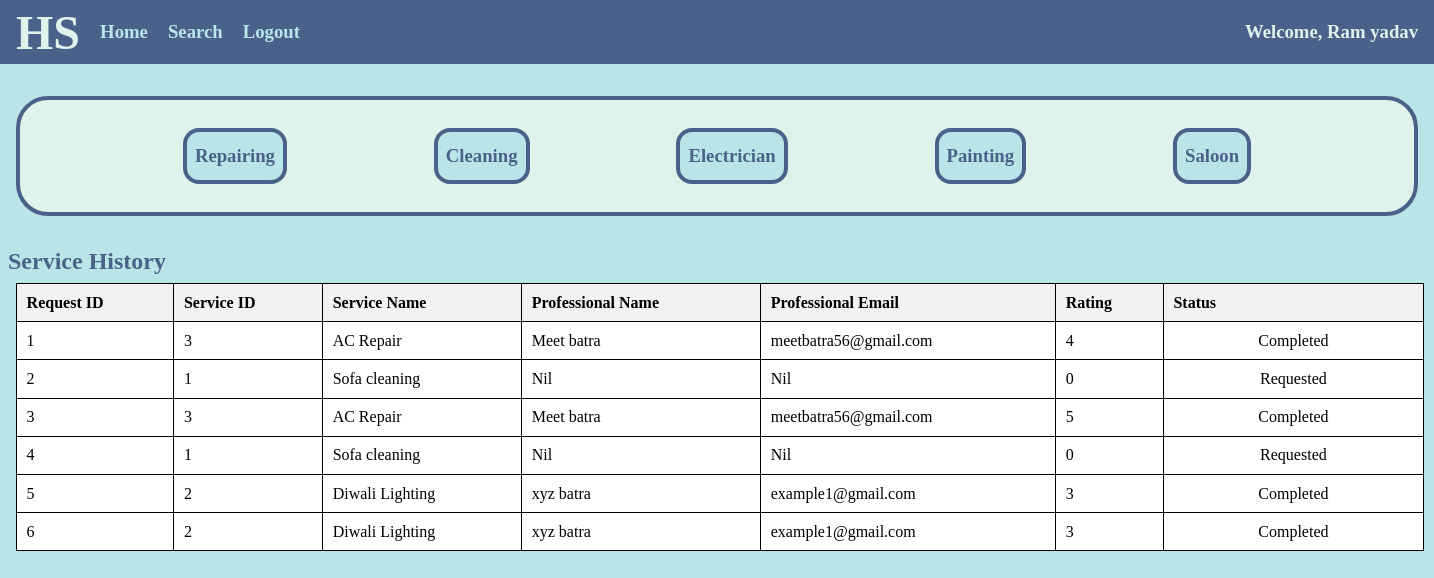
Page /customer/1/home on the committed database.
### app.py (models this page shows)
class Customer(db.Model):
    __tablename__="customers"
    id = db.Column(db.Integer, primary_key=True, autoincrement=True)
    name = db.Column(db.String, nullable=False)
    email = db.Column(db.String, unique=True, nullable=False)
    passw = db.Column(db.String, nullable=False)
    address = db.Column(db.String)
    pincode = db.Column(db.String, nullable=False)
    status = db.Column(db.String, nullable=False)

class Service_Request(db.Model):
    __tablename__="service_requests"
    id = db.Column(db.Integer, primary_key=True, autoincrement=True)
    service_id = db.Column(db.Integer, db.ForeignKey('services.id'), nullable=False)
    cust_id = db.Column(db.Integer, db.ForeignKey('customers.id'), nullable=False)
    prof_id = db.Column(db.Integer, db.ForeignKey('professionals.id'), nullable=False)
    status = db.Column(db.String, nullable=False)
    rating = db.Column(db.Integer, default=0)

class Service(db.Model):
    __tablename__= "services"
    id = db.Column(db.Integer, primary_key=True, autoincrement=True)
    name = db.Column(db.String, nullable=False)
    type = db.Column(db.String, nullable=False)
    price = db.Column(db.String, nullable=False)
    time_reqd = db.Column(db.String)
    description = db.Column(db.String)

class Professional(db.Model):
    __tablename__="professionals"
    id = db.Column(db.Integer, primary_key=True, autoincrement=True)
    name = db.Column(db.String, nullable=False)
    email = db.Column(db.String, nullable=False, unique=True)
    passw = db.Column(db.String, nullable=False)
    service_id = db.Column(db.Integer, nullable=False)
    service_name = db.Column(db.String, nullable=False)
    experience = db.Column(db.Integer)
    address = db.Column(db.String)
    pincode = db.Column(db.String, nullable=False)
    status = db.Column(db.String, nullable=False)

### app.py (the view)
@app.route('/customer/<int:id>/home')
def customer_home(id):
    cust=Customer.query.filter_by(id=id).first()
    reqs=Service_Request.query.filter_by(cust_id=cust.id).all()
    profs=Professional.query.all()
    services=[]
    for req in reqs:
        flag=False
        service=Service.query.filter_by(id=req.service_id).first()
        for prof in profs:
            if(req.prof_id==prof.id):
                services.append((req,prof,service))
                flag=True
        if(not flag):
            services.append((req,'-',service))
    return render_template('customer_home.html', cust=cust, services=services)

### templates/customer_home.html (shortened to what this page needs)
<!DOCTYPE html>
<html lang="en">
<head>
    <link rel="stylesheet" href="/static/style_admin_prof.css">
</head>
<body>
    {% if cust.status=="Blocked" %}
    <div class="heading">
        <h1>Household Services</h1>
    </div>
    <div class="alert">
        <h1>You are Blocked</h1>
        <a href="/"><button>Go Back</button></a>
    </div>
    {% else %}
    <div class="nav">
        <h1>HS</h1>
        <div class="options">
            <h3><a href="/customer/{{cust.id}}/home">Home</a></h3>
            <h3><a href="/customer/{{cust.id}}/search">Search</a></h3>
            <h3><a href="/">Logout</a></h3>
        </div>
        <div class="greet">
            <h3>Welcome, {{cust.name}}</h3>
        </div>
    </div>
    {% if service %}
        <div class="services">
            <h2>{{service}}</h2>
            {% if packs | length==0 %}
                <div class="msg">
                    <h3>No {{service}} Services</h3>
                </div>
            {% else %}
            <table>
                <tr>
                    <th>S.No</th>
                    <th>Service Name</th>
                    <th>Description</th>
                    <th>Price(INR)</th>
                    <th>Time Required(hrs)</th>
                    <th>Action</th>
                </tr>
                {% for service in packs %}
                    <tr>
                        <td>{{loop.index}}</td>
                        <td>{{service.name}}</td>
                        <td>{{service.description}}</td>
                        <td>{{service.price}}</td>
                        <td>{{service.time_reqd}}</td>
                        <td class="btn">
                            <a href="/{{cust.id}}/service/{{service.id}}"><button>Book</button></a>
                        </td>
                    </tr>
                {% endfor %}
            </table>
            {% endif %}
        </div>
    {% else %}
    <div class="categories">
        <a href="/{{cust.id}}/service/repairing"><div class="repair">
            <h3>Repairing</h3>
        </div></a>
        <a href="/{{cust.id}}/service/cleaning"><div class="clean">
            <h3>Cleaning</h3>
        </div></a>
        <a href="/{{cust.id}}/service/electrician"><div class="elec">
            <h3>Electrician</h3>
        </div></a>
        <a href="/{{cust.id}}/service/painting"><div class="paint">
            <h3>Painting</h3>
        </div></a>
        <a href="/{{cust.id}}/service/saloon"><div class="saloon">
            <h3>Saloon</h3>
        </div></a>
    </div>
    {% endif %}
    <div class="reqs">
        <h2>Service History</h2>
        {% if services|length==0 %}
            <div class="msg">
                <h3>No Past Requests</h3>
            </div>
        {% else %}
        <table>
            <tr>
                <th>Request ID</th>
                <th>Service ID</th>
                <th>Service Name</th>
                <th>Professional Name</th>
                <th>Professional Email</th>
                <th>Rating</th>
                <th>Status</th>
            </tr>
            {% for req,prof,service in services %}
            <tr>
                <td>{{req.id}}</td>
                <td>{{service.id}}</td>
                <td>{{service.name}}</td>
                {% if prof!="-" %}
                <td>{{prof.name}}</td>
                <td>{{prof.email}}</td>
                {% else %}
                <td>Nil</td>
                <td>Nil</td>
                {% endif %}
                <td>{{req.rating}}</td>
                <td class="btn">
                    {% if req.status=="pending" %}
                        <a href="/customer/{{cust.id}}/close_service/{{req.id}}"><button>Close</button></a>
                    {% elif req.status=="requested" %}
                        Requested
                    {% else %}
                        Completed
                    {% endif %}
                </td>
            </tr>
            {% endfor %}
        </table>
        {% endif %}
    </div>
    {% endif %}
</body>
</html>

### static/style_admin_prof.css (style rules this page uses)
* { margin: 0; padding: 0; }
.nav { height: 4rem; width:100%; display: flex; align-items: center; color: #DFF2EB; background-color: #4A628A; margin-bottom: 2rem; }
h1 { margin-left: 1rem; font-size: 3rem; }
a { text-decoration: none; }
.options a { color: #B9E5E8; }
.options { height: 2rem; width: 15rem; display: flex; align-items: center; justify-content: space-evenly; }
.greet { position: absolute; right:1rem; }
body { background-color: #B9E5E8; }
table { border-collapse: collapse; width: 88rem; margin-left: 1rem; }
th, td { border: 0.1rem solid black; padding: 0.6rem; text-align: left; background-color: white; }
th { background-color: #f2f2f2; }
h2 { color: #4A628A; margin-bottom: 0.5rem; margin-left: 0.5rem; }
.btn { text-align: center; width: 15rem; }
.categories { height: 5rem; border: 0.25rem solid #4A628A; background-color: #DFF2EB; margin-left: 1rem; margin-right: 1rem; margin-bottom: 2rem; border-radius: 2rem; padding: 1rem; display: flex; justify-content: space-evenly; align-items: center; }
.categories div { height: 2rem; border: 0.25rem solid #4A628A; background-color: #B9E5E8; border-radius: 1rem; padding: 0.5rem; display: flex; align-items: center; font-style: normal; color: #4A628A; }

### rows in the picture
Customer: name "Ram yadav"
Service_Request: id "1", id "3", name "AC Repair", name "Meet batra", email "meetbatra56@gmail.com", rating "4", status "Completed"
Service_Request: id "2", id "1", name "Sofa cleaning", shows "Nil", rating "0", status "Requested"
Service_Request: id "3", name "AC Repair", name "Meet batra", email "meetbatra56@gmail.com", rating "5", status "Completed"
Service_Request: id "4", id "1", name "Sofa cleaning", shows "Nil", rating "0", status "Requested"
Service_Request: id "5", id "2", name "Diwali Lighting", name "xyz batra", email "example1@gmail.com", rating "3", status "Completed"
Service_Request: id "6", id "2", name "Diwali Lighting", name "xyz batra", email "example1@gmail.com", rating "3", status "Completed"
